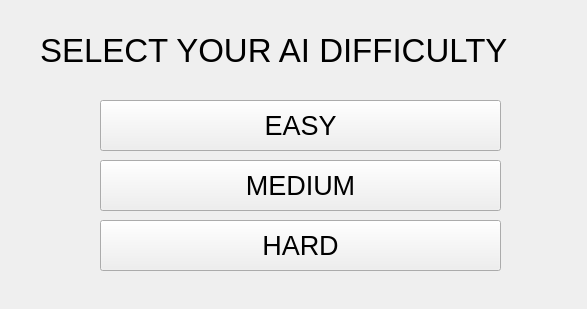
<?xml version="1.0" encoding="UTF-8"?>
<ui version="4.0">
 <class>AIDifficultyWindow</class>
 <widget class="QMainWindow" name="AIDifficultyWindow">
  <property name="geometry">
   <rect>
    <x>0</x>
    <y>0</y>
    <width>587</width>
    <height>309</height>
   </rect>
  </property>
  <property name="windowTitle">
   <string>AI Difficulty Selection</string>
  </property>
  <property name="styleSheet">
   <string notr="true">QMainWindow {
background-image: url(:/image/5599352.jpg);
background-position:center;
}</string>
  </property>
  <widget class="QWidget" name="centralwidget">
   <widget class="QLabel" name="label">
    <property name="geometry">
     <rect>
      <x>40</x>
      <y>0</y>
      <width>531</width>
      <height>101</height>
     </rect>
    </property>
    <property name="font">
     <font>
      <pointsize>25</pointsize>
     </font>
    </property>
    <property name="text">
     <string>SELECT YOUR AI DIFFICULTY</string>
    </property>
   </widget>
   <widget class="QPushButton" name="easyButton">
    <property name="geometry">
     <rect>
      <x>100</x>
      <y>100</y>
      <width>401</width>
      <height>51</height>
     </rect>
    </property>
    <property name="font">
     <font>
      <pointsize>20</pointsize>
     </font>
    </property>
    <property name="cursor">
     <cursorShape>PointingHandCursor</cursorShape>
    </property>
    <property name="text">
     <string>EASY</string>
    </property>
   </widget>
   <widget class="QPushButton" name="mediumButton">
    <property name="geometry">
     <rect>
      <x>100</x>
      <y>160</y>
      <width>401</width>
      <height>51</height>
     </rect>
    </property>
    <property name="font">
     <font>
      <pointsize>20</pointsize>
     </font>
    </property>
    <property name="cursor">
     <cursorShape>PointingHandCursor</cursorShape>
    </property>
    <property name="text">
     <string>MEDIUM</string>
    </property>
   </widget>
   <widget class="QPushButton" name="hardButton">
    <property name="geometry">
     <rect>
      <x>100</x>
      <y>220</y>
      <width>401</width>
      <height>51</height>
     </rect>
    </property>
    <property name="font">
     <font>
      <pointsize>20</pointsize>
     </font>
    </property>
    <property name="cursor">
     <cursorShape>PointingHandCursor</cursorShape>
    </property>
    <property name="text">
     <string>HARD</string>
    </property>
   </widget>
  </widget>
 </widget>
 <resources/>
 <connections/>
</ui>
